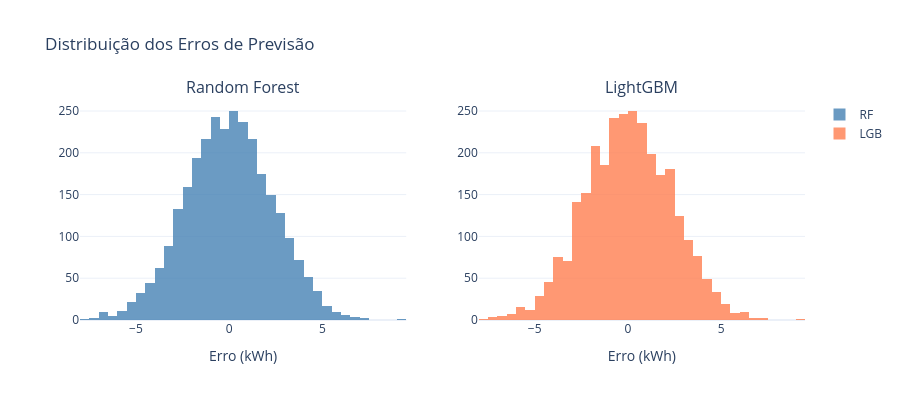

Notebook code for this chart:
### Markdown cell above
## 3. Análise de Erros

### Code cell
# Distribuição dos erros
predictions['error_rf'] = predictions['consumption_kwh'] - predictions['rf_prediction']
predictions['error_lgb'] = predictions['consumption_kwh'] - predictions['lgb_prediction']

fig = make_subplots(rows=1, cols=2, subplot_titles=['Random Forest', 'LightGBM'])

fig.add_trace(
    go.Histogram(x=predictions['error_rf'], nbinsx=50, marker_color='steelblue',
                 name='RF', opacity=0.8),
    row=1, col=1
)
fig.add_trace(
    go.Histogram(x=predictions['error_lgb'], nbinsx=50, marker_color='coral',
                 name='LGB', opacity=0.8),
    row=1, col=2
)

fig.update_layout(title='Distribuição dos Erros de Previsão', height=400, template='plotly_white')
fig.update_xaxes(title_text='Erro (kWh)')
fig.show()

### Figure 1 — Plotly figure (JSON) as saved in the notebook; plotly's stock layout.template omitted (floating-point values rounded to 4 significant figures; data arrays with more than 128 entries replaced by an {"elided": "..."} marker saying what was removed)
{"data": [{"marker": {"color": "steelblue"}, "name": "RF", "nbinsx": 50, "opacity": 0.8, "type": "histogram", "x": {"elided": "2900 float values"}, "xaxis": "x", "yaxis": "y"}, {"marker": {"color": "coral"}, "name": "LGB", "nbinsx": 50, "opacity": 0.8, "type": "histogram", "x": {"elided": "2900 float values"}, "xaxis": "x2", "yaxis": "y2"}], "layout": {"annotations": [{"font": {"size": 16}, "showarrow": false, "text": "Random Forest", "x": 0.225, "xanchor": "center", "xref": "paper", "y": 1.0, "yanchor": "bottom", "yref": "paper"}, {"font": {"size": 16}, "showarrow": false, "text": "LightGBM", "x": 0.775, "xanchor": "center", "xref": "paper", "y": 1.0, "yanchor": "bottom", "yref": "paper"}], "height": 400, "title": {"text": "Distribuição dos Erros de Previsão"}, "xaxis": {"anchor": "y", "domain": [0.0, 0.45], "title": {"text": "Erro (kWh)"}}, "xaxis2": {"anchor": "y2", "domain": [0.55, 1.0], "title": {"text": "Erro (kWh)"}}, "yaxis": {"anchor": "x", "domain": [0.0, 1.0]}, "yaxis2": {"anchor": "x2", "domain": [0.0, 1.0]}}}
